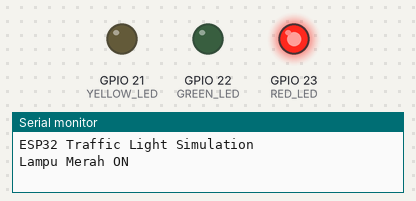
The program below on a simulated ESP32. Parts: output pins drawn as LEDs (lit = HIGH), the last lines printed to the serial monitor.

Above: at 15.0 s.
At 40.0 s:
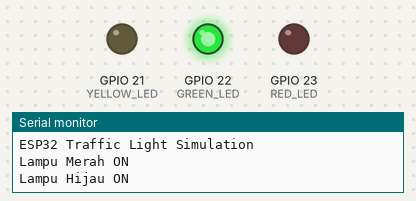
At 52.5 s:
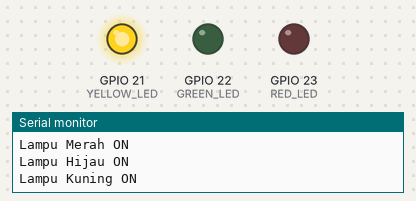
Timing chart, 0 to 71.5 s (numbered marks = the images above):
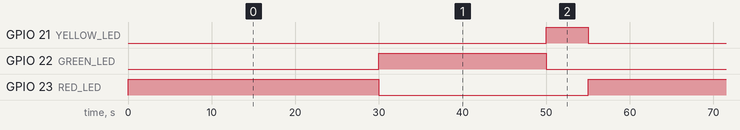

The program:

main.cpp
```cpp
#include <Arduino.h>

#define RED_LED 23
#define GREEN_LED 22
#define YELLOW_LED 21

void setup() {
    Serial.begin(115200);
    Serial.println("ESP32 Traffic Light Simulation");

    pinMode(RED_LED, OUTPUT);
    pinMode(GREEN_LED, OUTPUT);
    pinMode(YELLOW_LED, OUTPUT);
}

void loop() {
    // Lampu Merah menyala selama 30 detik
    digitalWrite(RED_LED, HIGH);
    digitalWrite(GREEN_LED, LOW);
    digitalWrite(YELLOW_LED, LOW);
    Serial.println("Lampu Merah ON");
    delay(30000);

    // Lampu Hijau menyala selama 20 detik
    digitalWrite(RED_LED, LOW);
    digitalWrite(GREEN_LED, HIGH);
    digitalWrite(YELLOW_LED, LOW);
    Serial.println("Lampu Hijau ON");
    delay(20000);

    // Lampu Kuning menyala selama 5 detik
    digitalWrite(RED_LED, LOW);
    digitalWrite(GREEN_LED, LOW);
    digitalWrite(YELLOW_LED, HIGH);
    Serial.println("Lampu Kuning ON");
   delay(5000);
}
```

Measured:
- by itself, GPIO 21 (YELLOW_LED): alternates HIGH for 5.0 s and LOW for 50.0 s
- by itself, GPIO 22 (GREEN_LED): alternates HIGH for 20.0 s and LOW for 35.0 s
- by itself, GPIO 23 (RED_LED): alternates HIGH for 30.0 s and LOW for 25.0 s
